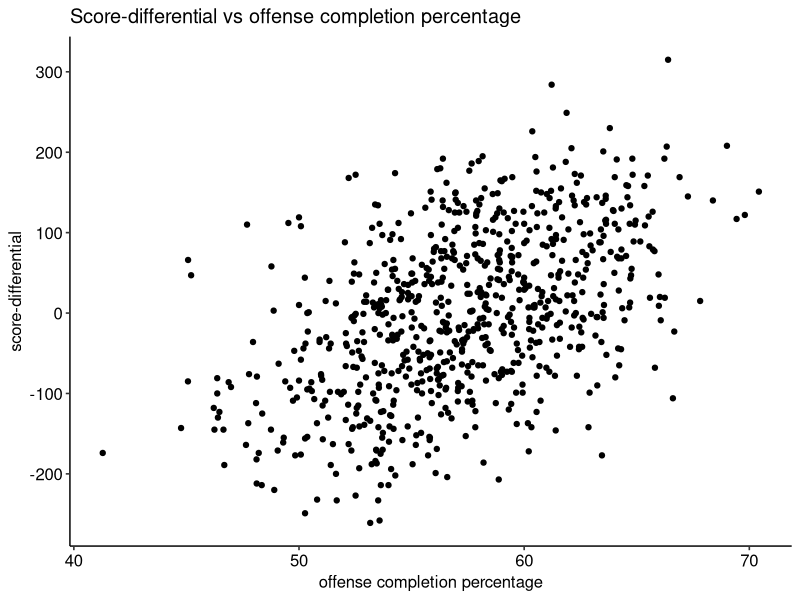
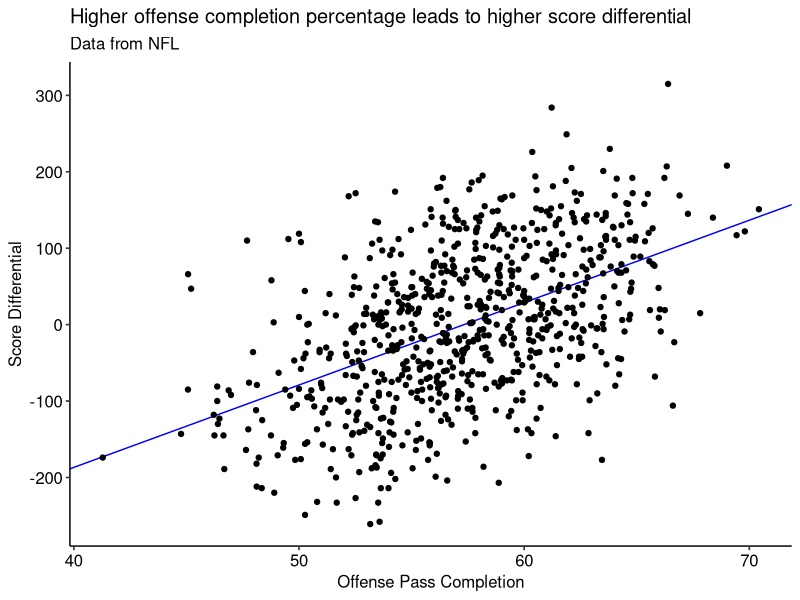
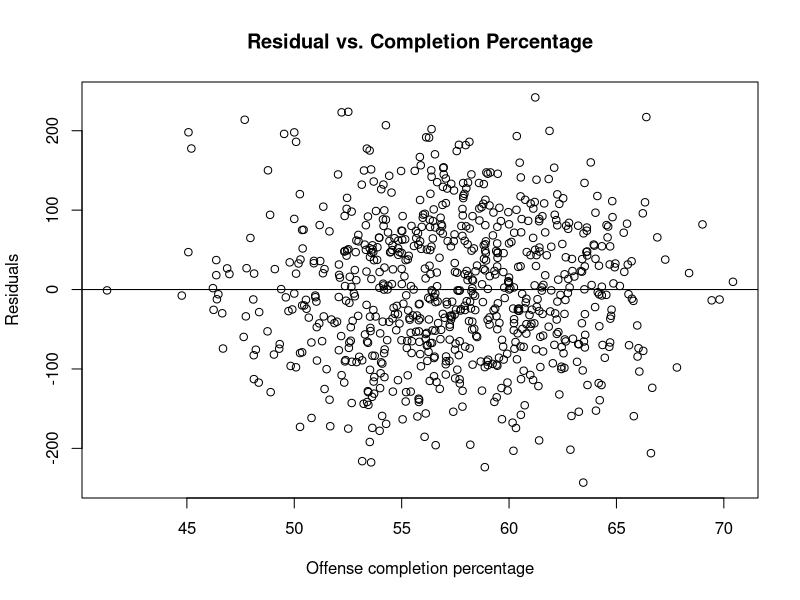
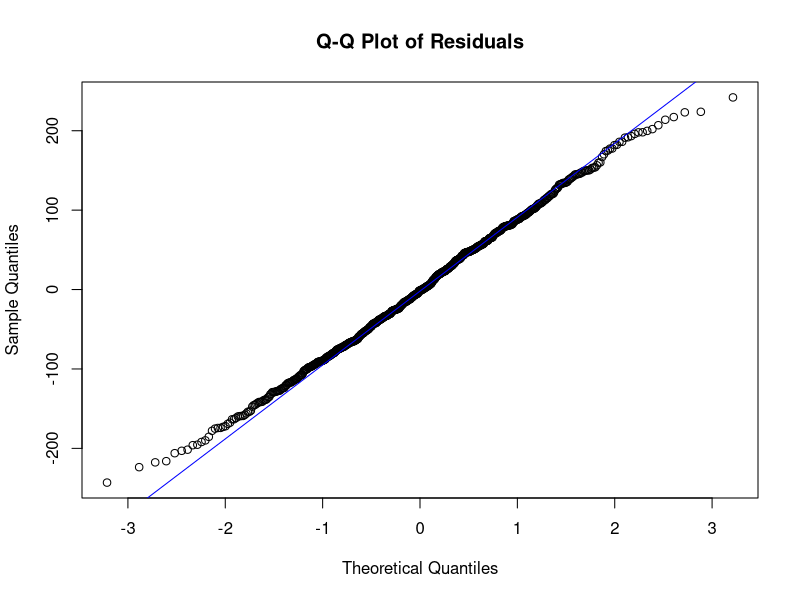

Reproduce these figures in R, in order.
## ---- chunk 1
#| include: false
#| warning: false
#| message: false

library(tidyverse)
library(ggplot2)
library(ggpubr)
library(knitr)
library(dplyr)

nfl <- read.csv("../data/nfl_clean.csv")
## ---- chunk 2
#| echo: false
#| message: false
#| warning: false
#| fig-cap: Scatter plot with offense completion percentage as the predictor values and score-differential as the outcome values

ggplot(nfl, aes(x = offense_completion_percentage, y = score_differential)) +
  ggtitle("Score-differential vs offense completion percentage")+
  xlab("offense completion percentage")+
  ylab("score-differential")+
  geom_point() + 
  theme_pubr()
## ---- chunk 3
#| echo: false
#| warning: false
#| message: false

for_summary <- nfl[c( "offense_completion_percentage", "score_differential")]
#clean_sum <- summary(for_summary)

clean_sum <- for_summary %>%
  summarise(across(everything(), list(
    Min = ~min(.),
    `1st Qu.` = ~quantile(., 0.25),
    Median = ~median(.),
    Mean = ~mean(.),
    `3rd Qu.` = ~quantile(., 0.75),
    Max = ~max(.)
  ), .names = "{.fn}_{.col}")) %>%
  pivot_longer(everything(), names_to = c("Statistic", "Variable"), names_sep = "_") %>%
  pivot_wider(names_from = Statistic, values_from = value)

kable(clean_sum, caption = "Summary Statistics of Offenseive Completion Percentage and Score-Differential",
      digits = 2)
## ---- chunk 4
#| echo: false
#| warning: false
#| message: false
#| table-caption: "Regression coefficients for predicted score differential."

lm_fit <- lm(score_differential ~ offense_completion_percentage, data = nfl)

para <- lm_fit$coefficients
names(para)[names(para) == "(Intercept)"] <- "B0"
names(para)[names(para) == "offense_completion_percentage"] <- "B1"

coef_table <- tibble(
  Parameter = names(para),
  Estimate = as.numeric(para)
)
kable(coef_table, caption = "Regression coefficients for predicted score differential.")
## ---- chunk 5
#| echo: false
#| message: false
#| warning: false
#| fig-pos: "H"
#| fig-cap: "Scatter plot with offense completion percentage as the predictor values and score-differential as the outcome values with fitted regression line included"

ggplot(nfl, aes(x = offense_completion_percentage, y = score_differential)) +
  geom_abline(slope = coef(lm_fit)[2], 
              intercept = coef(lm_fit)[1], color = "blue") + 
  geom_point() +
  xlab("Offense Pass Completion")+
  ylab("Score Differential")+
  ggtitle("Higher offense completion percentage leads to higher score differential",
          subtitle = "Data from NFL") +
  theme_pubr()
## ---- chunk 6
#| echo: false
#| warning: false
#| message: false

p_value <- summary(lm_fit)$coefficients[2,4]
names(p_value) <- "P-value"

r_squared <- summary(lm_fit)$r.squared
names(r_squared) <- "R squared"

lm_value <- c(p_value, r_squared)

lm_table <- tibble(
  Metric = names(lm_value),
  Value = format(as.numeric(lm_value), scientific = TRUE, digits = 3)
)
kable(lm_table, caption = "Model summary statistics for predicted score differential")
## ---- chunk 7
#| echo: false
#| message: false
#| warning: false
#| fig-pos: "H"
#| fig-cap: A residual plot for score differential predicted by offense pass completion.

plot(nfl$offense_completion_percentage, resid(lm_fit),
     main = "Residual vs. Completion Percentage",
     xlab = "Offense completion percentage",
     ylab = "Residuals"
)
abline(h=0)
## ---- chunk 8
#| echo: false
#| message: false
#| warning: false
#| fig-pos: "H"
#| fig-cap: "Residuals vs. Offense Completion Percentage."

qqnorm(resid(lm_fit),
       main = "Q-Q Plot of Residuals")
qqline(resid(lm_fit), col = "blue")
